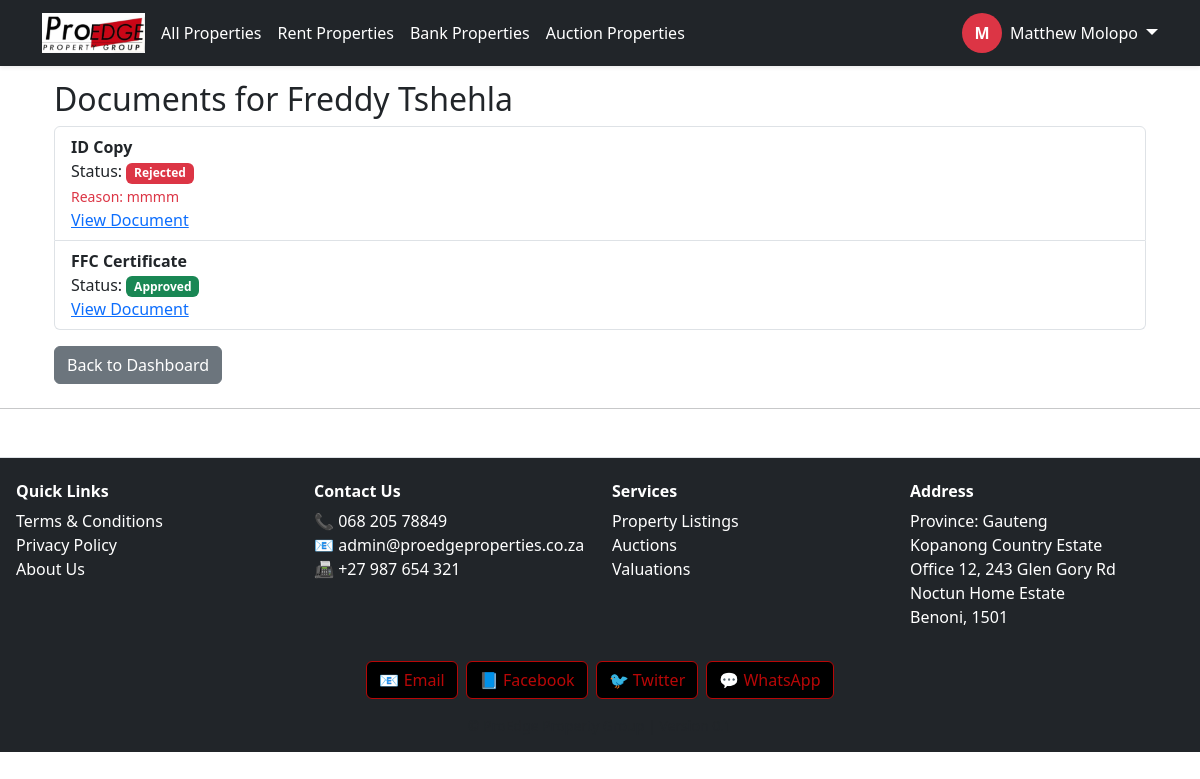
Screenshot of /agency/join-request/11/ (signed in) with the database file from the repository.
### proedge/models.py (models this page shows, shortened)
class CustomUser(AbstractUser):
    ROLE_CHOICES = [
        ('buyer', 'Buyer'),
        ('seller', 'Seller'),
        ('tenant', 'Tenant'),
        ('agency', 'Agency'),
        ('landlord', 'Landlord'),
        ('agent', 'Agent'),
        ('bank', 'Bank'),
        ('auctioneer', 'Auctioneer'),
    ]
    role = models.CharField(max_length=20, choices=ROLE_CHOICES)
    email = models.EmailField(unique=True)
    is_email_verified = models.BooleanField(default=False)

class AgentJoinRequest(models.Model):
    agent = models.ForeignKey(settings.AUTH_USER_MODEL, on_delete=models.CASCADE)
    agency = models.ForeignKey(Agency, on_delete=models.CASCADE)
    message = models.TextField(blank=True)
    is_approved = models.BooleanField(default=False)
    created_at = models.DateTimeField(auto_now_add=True)
    manual_rejection_reason = models.TextField(blank=True)
    auto_check_status = models.CharField(max_length=20, choices=[
        ('not_run','Not run'),
        ('passed','Passed'),
        ('failed','Failed')
    ], default='not_run')
    auto_check_notes = models.TextField(blank=True)

class AgentDocument(models.Model):
    DOC_TYPES = [
        ('ID', 'ID Copy'),
        ('FFC', 'FFC Certificate'),
    ]
    join_request = models.ForeignKey(AgentJoinRequest, on_delete=models.CASCADE, related_name='documents')
    document_type = models.CharField(max_length=10, choices=DOC_TYPES)
    document = models.FileField(upload_to='agent_docs/')
    uploaded_at = models.DateTimeField(auto_now_add=True)
    status = models.CharField(
        max_length=10,
        choices=[('pending', 'Pending'), ('approved', 'Approved'), ('rejected', 'Rejected')],
        default='pending'
    )
    rejection_reason = models.TextField(null=True, blank=True)
    automated_checked = models.BooleanField(default=False)
    expiry_date = models.DateField(null=True, blank=True)

### proedge/views.py (the view)
# urls.py: path('agency/join-request/<int:request_id>/', views.agent_join_request_detail, name='agent_join_request_detail'),
@login_required
def agent_join_request_detail(request, request_id):
    join_request = get_object_or_404(AgentJoinRequest, id=request_id)
    documents = join_request.documents.all()
    return render(request, 'proedge/agent_join_request_detail.html', {
        'join_request': join_request,
        'documents': documents,
    })

### proedge/templates/proedge/agent_join_request_detail.html
{% extends "base.html" %}
{% block content %}
<div class="container my-4">
  <h2>Documents for {{ join_request.agent.get_full_name|default:join_request.agent.username }}</h2>
  {% if documents %}
    <ul class="list-group">
      {% for doc in documents %}
        <li class="list-group-item">
          <strong>{{ doc.get_document_type_display }}</strong><br>
          Status:
          <span class="badge
            {% if doc.status == 'approved' %} bg-success
            {% elif doc.status == 'rejected' %} bg-danger
            {% else %} bg-warning
            {% endif %}">
            {{ doc.status|title }}
          </span>
          {% if doc.status == 'rejected' and doc.rejection_reason %}
            <br><small class="text-danger">Reason: {{ doc.rejection_reason }}</small>
          {% endif %}
          <br>
          <a href="{{ doc.document.url }}" target="_blank">View Document</a>
        </li>
      {% endfor %}
    </ul>
  {% else %}
    <p>No documents uploaded for this request.</p>
  {% endif %}
  <a href="{% url 'agency_dashboard' %}" class="btn btn-secondary mt-3">Back to Dashboard</a>
</div>
{% endblock %}

### proedge/templates/base.html (shortened to what this page needs)
{% load static %}
<!DOCTYPE html>
<html lang="en">
<head>
     <link rel="stylesheet" href="https://unpkg.com/leaflet@1.9.5/dist/leaflet.css"
/>
    <link href="https://cdn.jsdelivr.net/npm/bootstrap@5.3.0/dist/css/bootstrap.min.css" rel="stylesheet">
    <link rel="stylesheet" href="https://cdnjs.cloudflare.com/ajax/libs/font-awesome/6.4.0/css/all.min.css">
    <link rel="stylesheet" href="{% static 'proedge/css/style.css' %}">
    <link rel="stylesheet" href="https://cdn.jsdelivr.net/npm/lightgallery@2.7.1/css/lightgallery.min.css">
    <link rel="stylesheet" href="https://unpkg.com/leaflet/dist/leaflet.css" />
    <link rel="stylesheet" href="https://unpkg.com/leaflet@1.9.5/dist/leaflet.css"
/>
<link rel="stylesheet" href="https://cdn.jsdelivr.net/npm/lightgallery@2.7.1/css/lightgallery-bundle.min.css" />
<link rel="stylesheet" href="https://cdn.jsdelivr.net/npm/lightgallery@2.7.1/plugins/thumbnail/lg-thumbnail.min.css">
<link rel="stylesheet" href="https://cdn.jsdelivr.net/npm/lightgallery@2.7.1/plugins/zoom/lg-zoom.min.css">
<link rel="stylesheet" href="https://cdn.jsdelivr.net/npm/lightgallery@2.7.1/plugins/fullscreen/lg-fullscreen.min.css">
<link rel="stylesheet" href="https://cdn.jsdelivr.net/npm/lightgallery@2.7.1/plugins/share/lg-share.min.css">
<link rel="stylesheet" href="https://cdn.jsdelivr.net/npm/lightgallery@2.7.1/plugins/pager/lg-pager.min.css">
</head>
<body>
<nav class="navbar navbar-expand-lg navbar-dark bg-dark fixed-top shadow-sm">
  <div class="container">
    <a class="navbar-brand fw-bold me-1" href="/">
      <img src="{% static 'images/logo.png' %}" alt="ProEdge Logo" style="height: 40px;">
    </a>
    <div class="collapse navbar-collapse" id="navbarMain">
      <ul class="navbar-nav me-auto mb-2 mb-lg-0 flex-wrap justify-content-start">
        <li class="nav-item flex-fill flex-lg-auto mb-1 mb-lg-0">
          <a class="nav-link btn btn-outline-danger text-white w-100 text-center mx-1 px-1 {% if request.path == '/' or request.path == '/properties/' %}active{% endif %}" href="{% url 'property_list' %}">All Properties</a>
        </li>
        <li class="nav-item flex-fill flex-lg-auto mb-1 mb-lg-0">
          <a class="nav-link btn btn-outline-danger text-white w-100 text-center mx-1 px-1 {% if request.path == '/rent/' %}active{% endif %}" href="{% url 'property_list' %}">Rent Properties</a>
        </li>
        <li class="nav-item flex-fill flex-lg-auto mb-1 mb-lg-0">
          <a class="nav-link btn btn-outline-danger text-white w-100 text-center mx-1 px-1 {% if request.path == '/bank/' %}active{% endif %}" href="{% url 'property_list' %}">Bank Properties</a>
        </li>
        <li class="nav-item flex-fill flex-lg-auto mb-1 mb-lg-0">
          <a class="nav-link btn btn-outline-danger text-white w-100 text-center mx-1 px-1 {% if request.path == '/auctions/' %}active{% endif %}" href="{% url 'property_list' %}">Auction Properties</a>
        </li>
      </ul>
      <div class="d-flex flex-wrap align-items-center mt-2 mt-lg-0">
        {% if user.is_authenticated %}
          <div class="dropdown d-flex align-items-center">
            <a class="d-flex align-items-center text-decoration-none text-white me-2" href="{% url 'dashboard_redirect' %}">
              <div class="rounded-circle bg-danger text-white d-flex justify-content-center align-items-center fw-bold" style="width: 40px; height: 40px;">
                {{ user.get_full_name|default:user.username|slice:":1"|upper }}
              </div>
              <span class="ms-2 d-none d-lg-inline">{{ user.get_full_name|default:user.username }}</span>
            </a>
            <a class="dropdown-toggle text-white fs-5 ms-auto" href="#" id="userDropdown" data-bs-toggle="dropdown" aria-expanded="false"></a>
          </div>
        {% else %}
          <div class="d-flex flex-wrap gap-1">
            <a class="btn btn-outline-danger text-white px-2 fw-semibold" href="{% url 'login' %}">Login</a>
            <a class="btn btn-danger px-2 fw-semibold" href="{% url 'register' %}">Register</a>
          </div>
        {% endif %}
      </div>
    </div>
  </div>
</nav>
<main class="container mt-4">
  {% block content %}{% endblock %}
</main>
<hr>
<footer class="bg-dark text-white mt-5 pt-4 pb-3 border-top">
  <div class="container-fluid px-2">
    <div class="row">
      <div class="col-6 col-md-3 mb-3 text-center text-md-start">
        <h6 class="fw-bold mb-2">Quick Links</h6>
        <ul class="list-unstyled">
          <li><a href="#" class="text-white text-decoration-none">Terms & Conditions</a></li>
          <li><a href="#" class="text-white text-decoration-none">Privacy Policy</a></li>
          <li><a href="#" class="text-white text-decoration-none">About Us</a></li>
        </ul>
      </div>
      <div class="col-6 col-md-3 mb-3 text-center text-md-start">
        <h6 class="fw-bold mb-2">Contact Us</h6>
        <ul class="list-unstyled">
          <li>📞 068 205 78849</li>
          <li>📧 <a href="mailto:admin@proedgeproperties.co.za" class="text-white text-decoration-none">admin@proedgeproperties.co.za</a></li>
          <li>📠 +27 987 654 321</li>
        </ul>
      </div>
      <div class="col-6 col-md-3 mb-3 text-center text-md-start">
        <h6 class="fw-bold mb-2">Services</h6>
        <ul class="list-unstyled">
          <li><a href="#" class="text-white text-decoration-none">Property Listings</a></li>
          <li><a href="#" class="text-white text-decoration-none">Auctions</a></li>
          <li><a href="#" class="text-white text-decoration-none">Valuations</a></li>
        </ul>
      </div>
      <div class="col-6 col-md-3 mb-3 text-center text-md-start">
        <h6 class="fw-bold mb-2">Address</h6>
        <ul class="list-unstyled">
          <li>Province: Gauteng</li>
          <li>Kopanong Country Estate</li>
          <li>Office 12, 243 Glen Gory Rd</li>
          <li>Noctun Home Estate</li>
          <li>Benoni, 1501</li>
        </ul>
      </div>
    </div>
    <div class="d-flex justify-content-center flex-wrap gap-2 mb-3">
      <a href="mailto:info@youthportal.com" class="social-btn">📧 Email</a>
      <a href="https://facebook.com" target="_blank" class="social-btn">📘 Facebook</a>
      <a href="https://twitter.com" target="_blank" class="social-btn">🐦 Twitter</a>
      <a href="https://wa.me/1234567890" target="_blank" class="social-btn">💬 WhatsApp</a>
    </div>
    <div class="text-center text-muted small">&copy; {{ now|date:"Y" }} ProEdge Property Group | Version 0.1</div>
  </div>
</footer>
</body>
</html>

### proedge/templates/base.html (style rules this page uses)
footer { padding-left: 0.5rem; padding-right: 0.5rem; }
body, html { overflow-x: hidden; }
.navbar-brand img { max-height: 40px; }
.social-btn { padding: 6px 12px; border-radius: 6px; border: 1px solid #b80707; color: #b80707; background-color: #000; text-decoration: none; transition: all 0.3s ease; }
.social-btn { display: inline-block; padding: 6px 12px; border-radius: 6px; background-color: #000; color: #b80707; font-weight: 500; text-decoration: none; transition: all 0.3s ease; border: 1px solid #b80707; }

### rows the page displays
CustomUser: get_full_name "M", get_full_name "Matthew Molopo"
AgentJoinRequest: agent.get_full_name "Freddy Tshehla"
AgentDocument: document_type "ID Copy", status "Rejected", rejection_reason "mmmm"
AgentDocument: document_type "FFC Certificate", status "Approved"
